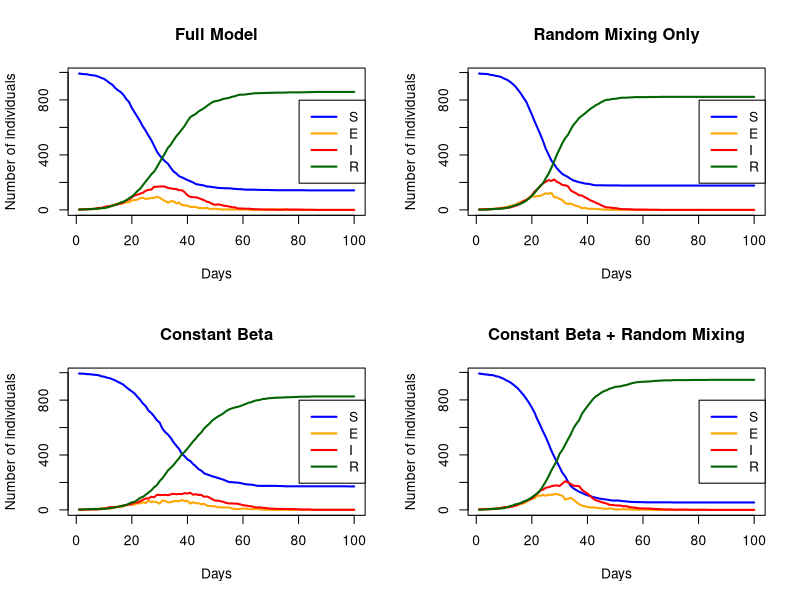

The R source for this figure:
# 1) Create n people assigned to corresponding household where maximum size is 5
n <- 1000 #population size
hmax <- 5 #maximum household size
#creating n vector of which the number refers to household
#and the occurences refers to size of corresponding household
prob <- rep (1/hmax, hmax) #probability of discrete uniform for each size
set.seed(3)
h <- sample(rep(1:n, times=sample(1:hmax, n, replace=TRUE, prob = prob))[1:n])

# 2) Contact network
#nc = average number of contacts per person
#beta = sociability parameter
get.net <- function (beta, nc=15, h) {
  n <- length(beta)
  beta_bar <- mean(beta)
  links <- vector("list", n)
  
  for (i in 1:(n-1)) {
    for (j in (i+1):n) {
      if (h[i] != h[j]) { # exclude household members
        p_link <- nc * beta[i] * beta[j] / (beta_bar^2 * (n - 1))
        if (runif(1) < p_link) {
          links[[i]] <- c(links[[i]], j)
          links[[j]] <- c(links[[j]], i)
        }
      }
    }
  }
  return(links)
}

# 3) nseir function
nseir<-function(beta, h, alink, alpha=c(.1,.01,.01),
                delta=.2, gamma=.4, nc=15, nt=100, pinf=.005){
  n <- length(beta)
  state <- rep("S", n)
  state[sample(1:n, pinf * n)] <- "I"
  
  res <- matrix(0, nrow = nt, ncol = 4)
  colnames(res) <- c("S", "E", "I", "R")
  
  beta_bar <- mean(beta)
  
  for (t in 1:nt) {
    newE <- rep(FALSE, n)
    newI <- (state == "E") & (runif(n) < gamma)
    newR <- (state == "I") & (runif(n) < delta)
    
    for (i in which(state == "I")) {
      # household infections
      hh_members <- which(h == h[i] & state == "S")
      newE[hh_members]<-newE[hh_members]|(runif(length(hh_members))< alpha[1])
      
      # network infections
      contacts <- alink[[i]]
      contacts <- contacts[state[contacts] == "S"]
      newE[contacts] <- newE[contacts] | (runif(length(contacts)) < alpha[2])
      
      # random mixing
      targets <- which(state == "S")
      p_random <- alpha[3]*nc*beta[i]*beta[targets]/(beta_bar^2 * (n - 1))
      newE[targets] <- newE[targets] | (runif(length(targets)) < p_random)
    }
    
    state[newE & state == "S"] <- "E"
    state[newI] <- "I"
    state[newR] <- "R"
    
    res[t, ] <- table(factor(state, levels = c("S", "E", "I", "R")))
  }
  
  return(data.frame(t = 1:nt, res))
}

# 4) Function Plot
plot.seir <- function(res, title = "SEIR Dynamics") {
  plot(res$t, res$S, type = "l", ylim = c(0, max(res$S)),
       xlab = "Days", ylab = "Number of individuals",
       col = "blue", lwd = 2, main = title)
  lines(res$t, res$E, col = "orange", lwd = 2)
  lines(res$t, res$I, col = "red", lwd = 2)
  lines(res$t, res$R, col = "darkgreen", lwd = 2)
  legend("right", legend = c("S", "E", "I", "R"),
         col = c("blue", "orange", "red", "darkgreen"), lwd = 2)
}

# 5) Compare 
set.seed(123)

beta <- runif(n)
alink <- get.net(beta, nc = 15, h = h)

# Scenario 1: Full model
res1 <- nseir(beta, h, alink)

# Scenario 2: Random mixing only
res2 <- nseir(beta, h, alink, alpha = c(0, 0, 0.04))

# Scenario 3: Constant beta
res3 <- nseir(rep(mean(beta), n), h, alink)

# Scenario 4: Constant beta + random mixing
res4 <- nseir(rep(mean(beta), n), h, alink, alpha = c(0, 0, 0.04))

# Plot all scenarios side by side
par(mfrow = c(2, 2))
plot.seir(res1, "Full Model")
plot.seir(res2, "Random Mixing Only")
plot.seir(res3, "Constant Beta")
plot.seir(res4, "Constant Beta + Random Mixing")
